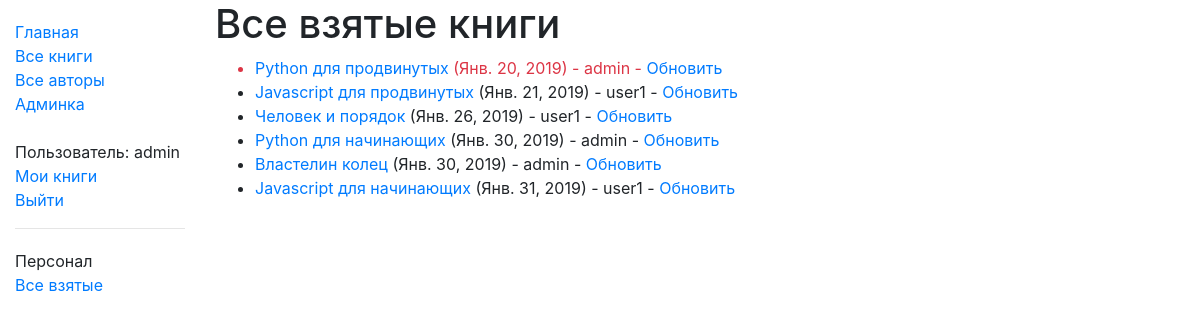
Page /catalog/borrowed/ (signed in) on the committed database.
### catalog/models.py (models this page shows, shortened)
class BookInstance(models.Model):
    id = models.UUIDField(primary_key=True, default=uuid.uuid4, help_text="Уникальный ID для этой книги в библиотеке")
    book = models.ForeignKey('Book',verbose_name='Книга', on_delete=models.SET_NULL, null=True)
    imprint = models.CharField(max_length=200,verbose_name='Картинка')
    due_back = models.DateField(null=True, blank=True,verbose_name='Дата возврата')
    borrower = models.ForeignKey(User, on_delete=models.SET_NULL, null=True, blank=True,verbose_name='Абонент')
    @property
    def is_overdue(self):
        if self.due_back and date.today() > self.due_back:
            return True
        return False
    LOAN_STATUS = (
        ('d', 'На содержании'),
        ('o', 'Выдана'),
        ('a', 'Доступна'),
        ('r', 'Зарезервирована'),
    )
    status = models.CharField(
        verbose_name='Статус',
        max_length=1,
        choices=LOAN_STATUS,
        blank=True,
        default='d',
        help_text='Доступность книги')
    class Meta:
        ordering = ['due_back']
        permissions = (("can_mark_returned", "Книга возвращена"),)
        verbose_name = "Экземпляр книги"
        verbose_name_plural = "Экземпляры книг"

class Book(models.Model):
    title = models.CharField('Оглавление',max_length=200)
    author = models.ForeignKey('Author',verbose_name='Автор', on_delete=models.SET_NULL, null=True)
    summary = models.TextField('Описание',max_length=1000, help_text="Введите короткое описание книги")
    isbn = models.CharField('ISBN', max_length=13, help_text='13 символьный <a href="https://www.isbn-international.org/content/what-isbn">ISBN</a>')
    genre = models.ManyToManyField(Genre,verbose_name='Жанр', help_text="Выберите жанр книги")
    language = models.ForeignKey('Language',verbose_name='Язык', on_delete=models.SET_NULL, null=True)
    def display_genre(self):
        """Creates a string for the Genre. This is required to display genre in Admin."""
        return ', '.join([genre.name for genre in self.genre.all()[:6]])
    display_genre.short_description = 'Жанр'
    class Meta:
        verbose_name="Книга"
        verbose_name_plural="Книги"

### catalog/views.py (the view)
# urls.py: path(r'borrowed/', views.LoanedBooksAllListView.as_view(), name='all-borrowed'),
class LoanedBooksAllListView(PermissionRequiredMixin, generic.ListView):
    model = BookInstance
    permission_required = 'catalog.can_mark_returned'
    template_name = 'catalog/bookinstance_list_borrowed_all.html'
    paginate_by = 10
    def get_queryset(self):
        return BookInstance.objects.filter(status__exact='o').order_by('due_back')

### catalog/templates/catalog/bookinstance_list_borrowed_all.html
{% extends "base_generic.html" %}
{% block content %}
    <h1>Все взятые книги</h1>
    {% if bookinstance_list %}
    <ul>
      {% for bookinst in bookinstance_list %}
      <li class="{% if bookinst.is_overdue %}text-danger{% endif %}">
        <a href="{% url 'book-detail' bookinst.book.pk %}">{{bookinst.book.title}}</a> ({{ bookinst.due_back }}) {% if user.is_staff %}- {{ bookinst.borrower }}{% endif %} {% if perms.catalog.can_mark_returned %}- <a href="{% url 'renew-book-librarian' bookinst.id %}">Обновить</a>  {% endif %}
      </li>
      {% endfor %}
    </ul>
    {% else %}
      <p>There are no books borrowed.</p>
    {% endif %}
{% endblock %}

### catalog/templates/base_generic.html (shortened to what this page needs)
<!DOCTYPE html>
<html lang="en">
<head>
<link rel="stylesheet" href="https://stackpath.bootstrapcdn.com/bootstrap/4.1.3/css/bootstrap.min.css">
  {% load static %}
  <link rel="stylesheet" href="{% static 'css/styles.css' %}">
    <link rel="stylesheet" href="{% static 'css/bjax.css' %}">
</head>
<body>
  <div class="container-fluid">
    <div class="row">
      <div class="col-sm-2">
      {% block sidebar %}
      <ul class="sidebar-nav">
          <li><a href="{% url 'index' %}">Главная</a></li>
          <li><a href="{% url 'books' %}">Все книги</a></li>
          <li><a href="{% url 'authors' %}">Все авторы</a></li>
          <li><a href="/admin">Админка</a></li>
      <br>
      {% if user.is_authenticated %}
     <li>Пользователь: {{ user.get_username }}</li>
     <li><a href="{% url 'my-borrowed' %}">Мои книги</a></li>
     <li><a href="{% url 'logout'%}?next={{request.path}}">Выйти</a></li>
   {% else %}
     <li><a href="{% url 'login'%}?next={{request.path}}">Войти</a></li>
   {% endif %}
      </ul>
     {% endblock %}
      {% if user.is_staff %}
   <hr />
   <ul class="sidebar-nav">
   <li>Персонал</li>
   {% if perms.catalog.can_mark_returned %}
   <li><a href="{% url 'all-borrowed' %}">Все взятые</a></li>
   {% endif %}
   </ul>
    {% endif %}
      </div>
      <div class="col-sm-10 ">
      {% block content %}{% endblock %}
      </div>
    </div>
  </div>
</body>
</html>

### catalog/static/css/styles.css (style rules this page uses)
.sidebar-nav { margin-top: 20px; padding: 0; list-style: none; }

### rows in the picture
BookInstance: book "Python для продвинутых", due_back "Янв. 20, 2019", borrower "admin"
BookInstance: book "Javascript для продвинутых", due_back "Янв. 21, 2019", borrower "user1"
BookInstance: book "Человек и порядок", due_back "Янв. 26, 2019", borrower "user1"
BookInstance: book "Python для начинающих", due_back "Янв. 30, 2019", borrower "admin"
BookInstance: book "Властелин колец", due_back "Янв. 30, 2019", borrower "admin"
BookInstance: book "Javascript для начинающих", due_back "Янв. 31, 2019", borrower "user1"

### other values in the picture
{{ user.get_username }} "admin"
